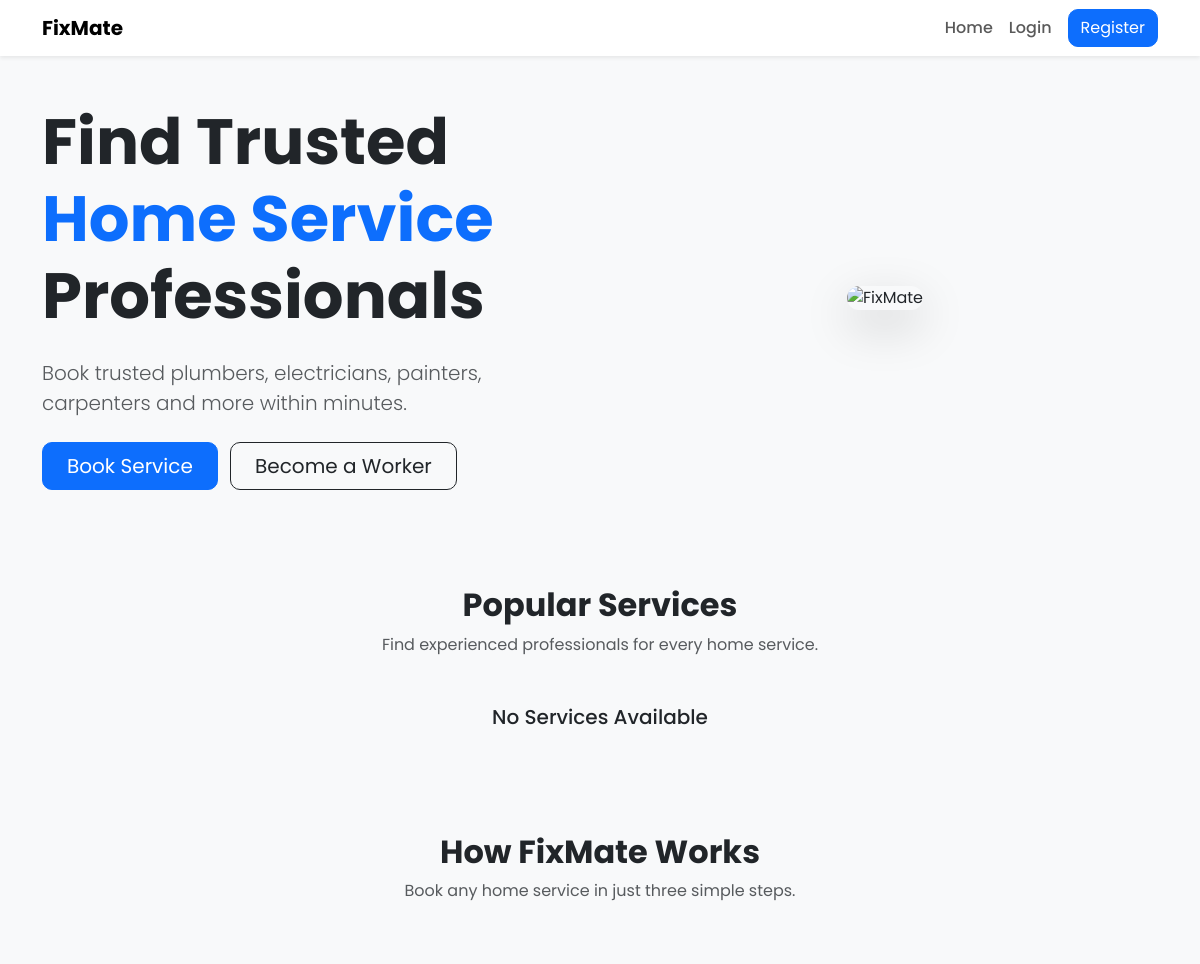
The app's page / (upper part), older data.
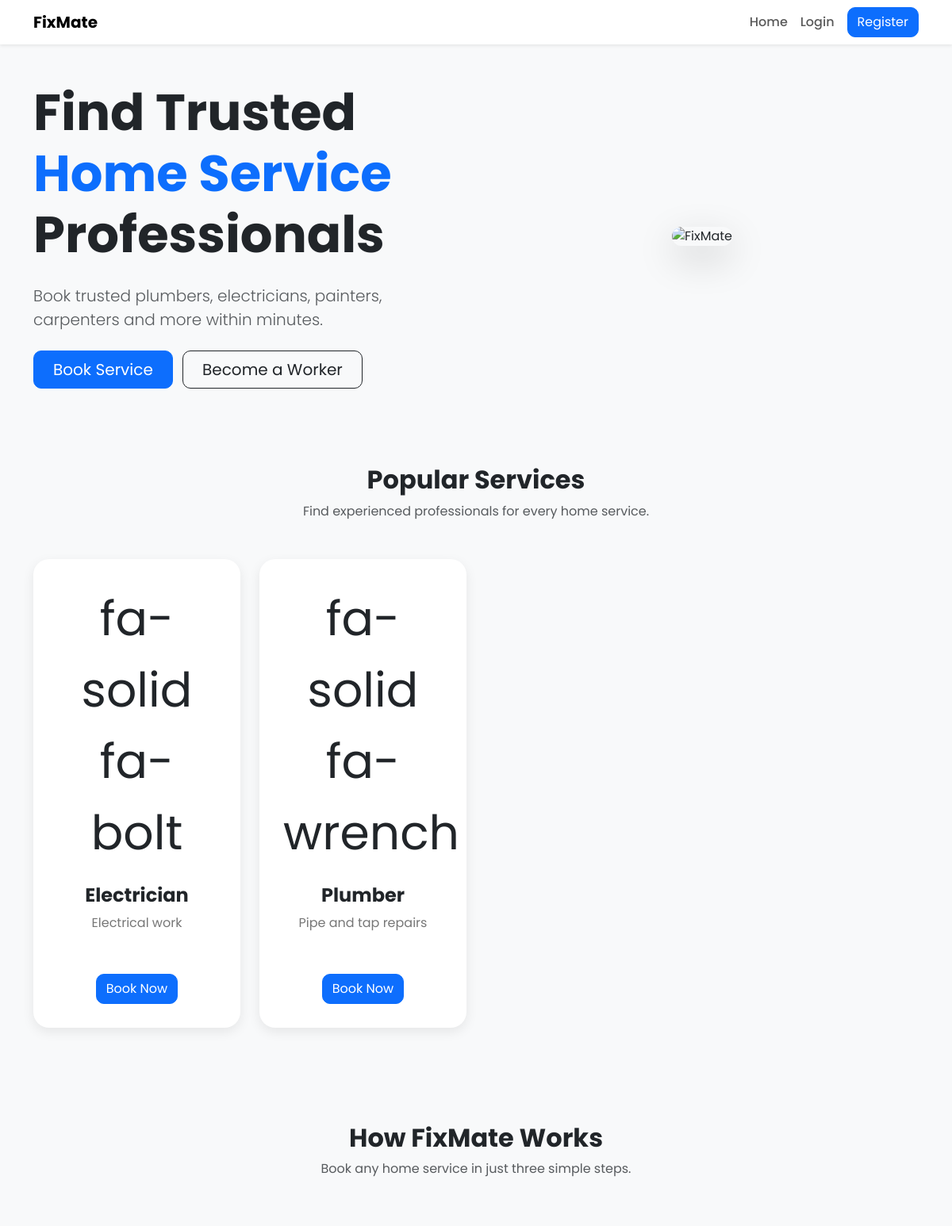
The same page, newer data.
### services/models.py (models this page shows, shortened)
class Service(models.Model):
    name = models.CharField(
        max_length=100,
        unique=True
    )
    slug = models.SlugField(
        unique=True,
        blank=True
    )
    icon = models.CharField(
        max_length=100,
        blank=True,
        help_text="Font Awesome class, e.g. fa-solid fa-wrench"
    )
    description = models.TextField(
        blank=True
    )
    is_active = models.BooleanField(
        default=True
    )
    created_at = models.DateTimeField(
        auto_now_add=True
    )
    class Meta:
        ordering = ["name"]

### core/views.py (the view)
# urls.py: path('', views.home, name='home'),
def home(request):
    services = Service.objects.filter(is_active=True)
    context = {
        "services": services,
    }
    return render(request, "core/home.html", context)

### templates/core/home.html (shortened to what this page needs)
{% extends 'base.html' %}
{% block content %}
<section class="hero py-5">
    <div class="container">
        <div class="row align-items-center">
            <div class="col-lg-6">
                <h1 class="display-3 fw-bold">
                    Find Trusted
                    <span class="text-primary">
                        Home Service
                    </span>
                    Professionals
                </h1>
                <p class="lead mt-4 text-muted">
                    Book trusted plumbers, electricians,
                    painters, carpenters and more within minutes.
                </p>
                <div class="mt-4">
                    <a href="#" class="btn btn-primary btn-lg px-4">
                        Book Service
                    </a>
                    <a href="#" class="btn btn-outline-dark btn-lg px-4 ms-2">
                        Become a Worker
                    </a>
                </div>
            </div>
            <div class="col-lg-6 text-center mt-5 mt-lg-0">
                <img
                src="https://images.unsplash.com/photo-1581578731548-c64695cc6952?w=900"
                class="img-fluid rounded-4 shadow-lg"
                alt="FixMate">
            </div>
        </div>
    </div>
</section>
<section class="py-5 bg-light">
    <div class="container">
        <div class="text-center mb-5">
            <h2 class="fw-bold">
                Popular Services
            </h2>
            <p class="text-muted">
                Find experienced professionals for every home service.
            </p>
        </div>
        <div class="row">
            {% for service in services %}
            <div class="col-md-6 col-lg-3 mb-4">
                <div class="service-card">
                    <div class="service-icon">
                        {{ service.icon }}
                    </div>
                    <h4>
                        {{ service.name }}
                    </h4>
                    <p>
                        {{ service.description }}
                    </p>
                    <a href="#" class="btn btn-primary">
                        Book Now
                    </a>
                </div>
            </div>
            {% empty %}
            <div class="col-12 text-center">
                <h5>No Services Available</h5>
            </div>
            {% endfor %}
        </div>
    </div>
</section>
<section class="py-5">
    <div class="container">
        <div class="text-center mb-5">
            <h2 class="fw-bold">
                How FixMate Works
            </h2>
            <p class="text-muted">
                Book any home service in just three simple steps.
            </p>
        </div>
        <div class="row text-center">
            <div class="col-md-4">
                <div class="p-4">
                </div>
            </div>
            <div class="col-md-4">
                <div class="p-4">
                </div>
            </div>
            <div class="col-md-4">
                <div class="p-4">
                </div>
            </div>
        </div>
    </div>
</section>
{% endblock %}

### templates/base.html (shortened to what this page needs)
{% load static %}
<!DOCTYPE html>
<html lang="en">
<head>
    <link href="https://cdn.jsdelivr.net/npm/bootstrap@5.3.7/dist/css/bootstrap.min.css" rel="stylesheet">
    <link rel="stylesheet" href="https://cdn.jsdelivr.net/npm/bootstrap-icons@1.11.3/font/bootstrap-icons.min.css">
    <link rel="stylesheet" href="{% static 'css/style.css' %}">
</head>
<body>
    {% include 'includes/navbar.html' %}
    {% block content %}
    {% endblock %}
</body>
</html>

### templates/includes/navbar.html (shortened to what this page needs)
<nav class="navbar navbar-expand-lg navbar-light bg-white shadow-sm">
    <div class="container">
        <a class="navbar-brand fw-bold" href="{% url 'home' %}">
            FixMate
        </a>
        <div class="collapse navbar-collapse" id="navbarNav">
            <ul class="navbar-nav ms-auto align-items-center">
                <li class="nav-item">
                    <a class="nav-link" href="{% url 'home' %}">
                        Home
                    </a>
                </li>
                {% if user.is_authenticated %}
                    <li class="nav-item">
                        <span class="nav-link">
                            Hello, {{ user.first_name|default:user.username }}
                        </span>
                    </li>
                    <li class="nav-item">
                        <a class="btn btn-danger ms-2" href="{% url 'logout' %}">
                            Logout
                        </a>
                    </li>
                {% else %}
                    <li class="nav-item">
                        <a class="nav-link" href="{% url 'login' %}">
                            Login
                        </a>
                    </li>
                    <li class="nav-item">
                        <a class="btn btn-primary ms-2" href="{% url 'register' %}">
                            Register
                        </a>
                    </li>
                {% endif %}
            </ul>
        </div>
    </div>
</nav>

### static/css/style.css (style rules this page uses)
body { font-family:'Poppins',sans-serif; background:#f8f9fa; }
.navbar-brand { font-weight:700; }
.nav-link { font-weight:500; }
.btn { border-radius:10px; }
.service-card { background:white; border-radius:20px; padding:30px; text-align:center; transition:0.3s; box-shadow:0 5px 15px rgba(0,0,0,.08); height:100%; }
.service-icon { font-size:60px; margin-bottom:20px; }
.service-card h4 { font-weight:700; }
.service-card p { color:#777; min-height:60px; }

Row changes from the older to the newer data that the page shows:
added Service: icon "fa-solid fa-bolt", name "Electrician", description "Electrical work"
added Service: icon "fa-solid fa-wrench", name "Plumber", description "Pipe and tap repairs"
Text that changed along with them:
text no longer shown: "No Services Available"
